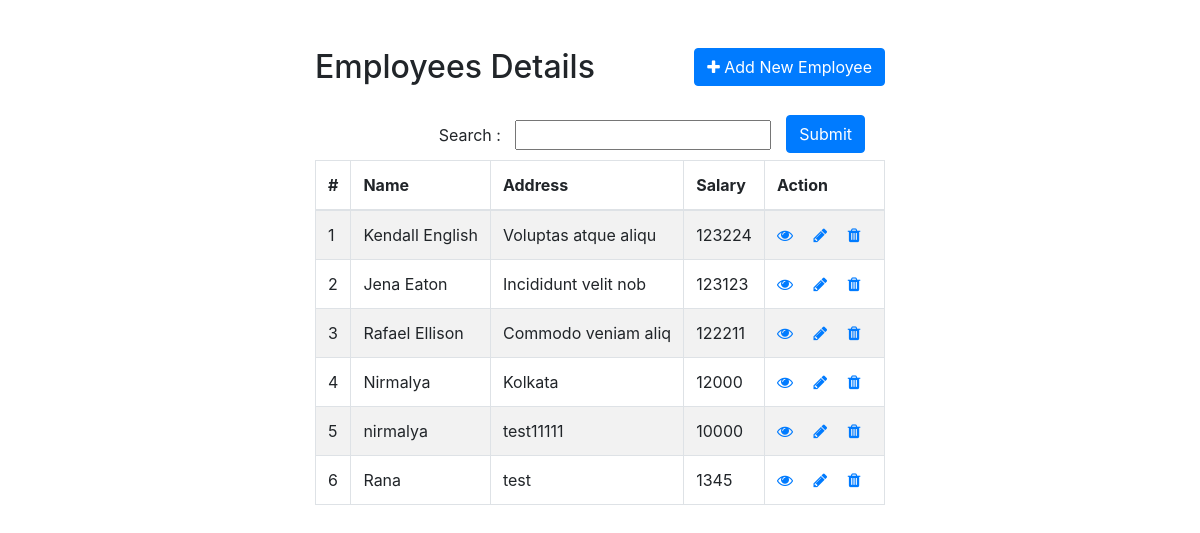
The page / on the database its author committed.
### tables this page shows
CREATE TABLE IF NOT EXISTS `employees` (
  `id` int NOT NULL AUTO_INCREMENT,
  `name` varchar(100) NOT NULL,
  `address` varchar(255) NOT NULL,
  `salary` int NOT NULL,
  `status` tinyint NOT NULL DEFAULT '1' COMMENT '1=>Active, 0=>Inactive, 3=>Deleted',
  PRIMARY KEY (`id`)
);

### index.php (the view, shortened to what this page needs)
<!DOCTYPE html>
<html lang="en">
<head>
    <link rel="stylesheet" href="https://stackpath.bootstrapcdn.com/bootstrap/4.5.2/css/bootstrap.min.css">
    <link rel="stylesheet" href="https://maxcdn.bootstrapcdn.com/font-awesome/4.7.0/css/font-awesome.min.css">
</head>
<body>
    <div class="wrapper">
        <div class="container-fluid">
            <div class="row">
                <div class="col-md-12">
                    <div class="mt-5 mb-3 clearfix">
                        <h2 class="pull-left">Employees Details</h2>
                        <a href="create.php" class="btn btn-primary pull-right btn_color"><i class="fa fa-plus"></i> Add New
                            Employee</a>
                    </div>
                    <div class="col-md-12 mb-3">
                                <form name="searchfrm" id="searchfrm" method="get">
                                    <span class="pull-right">Search : <input type="text" name="searchopt" id="searchopt" style="margin: 10px;" value="<?php  if(!empty($_GET['searchopt'])){ echo $_GET['searchopt'];} ?>"><input type="submit" class="btn btn-primary pull-right btn_color" style="margin: 5px;"></span>
                                </form>
                            </div>
                    <?php
                    require_once "config.php";
                    if(!empty($_GET['searchopt'])){
                        $searchopt = $_GET['searchopt'];
                        $where = " AND (name like '%".$searchopt."%' OR address like '%".$searchopt."%' OR salary like '%".$searchopt."%')";
                    }
                    else{
                        $where = " ";
                    }
                    $sql = "SELECT * FROM employees Where status!=3 ".$where." ORDER by salary desc";
                    if ($result = mysqli_query($conn, $sql)) {
                        if (mysqli_num_rows($result) > 0) {
                    ?>
                            <table class="table table-bordered table-striped">
                                <thead>
                                    <tr>
                                        <th>#</th>
                                        <th>Name</th>
                                        <th>Address</th>
                                        <th>Salary</th>
                                        <th>Action</th>
                                    </tr>
                                </thead>
                                <tbody>
                                    <?php
                                    $i=1;
                                    while ($row = mysqli_fetch_array($result)) { ?>
                                        <tr>
                                            <td><?php echo $i; ?></td>
                                            <td><?php echo $row['name']; ?></td>
                                            <td><?php echo $row['address']; ?></td>
                                            <td><?php echo $row['salary']; ?></td>
                                            <td>
                                                <a href="read.php?id=<?php echo $row['id']; ?>" class="mr-3" title="" data-toggle="tooltip" data-original-title="View Record"><span class="fa fa-eye"></span></a>
                                                <a href="create.php?id=<?php echo $row['id']; ?>" class="mr-3" title="" data-toggle="tooltip" data-original-title="Update Record"><span class="fa fa-pencil"></span></a>
                                                <a href="delete.php?id=<?php echo $row['id']; ?>" title="" data-toggle="tooltip" data-original-title="Delete Record"><span class="fa fa-trash"></span></a>
                                            </td>
                                        </tr>
                            <?php
                                    $i++;}
                                } else {
                                    echo '<div class="alert alert-danger"><em>No records were found.</em></div>';
                                }
                            } else {
                                echo "Oops! Something went wrong. Please try again later.";
                            }
                            ?>
                                </tbody>
                            </table>
                </div>
            </div>
        </div>
    </div>
</body>
</html>

### index.php (style rules this page uses)
.wrapper { width: 600px; margin: 0 auto; }
table tr td:last-child { width: 120px; }

### rows shown on the page
employees: name "Kendall English", address "Voluptas atque aliqu", salary "123224"
employees: name "Jena Eaton", address "Incididunt velit nob", salary "123123"
employees: name "Rafael Ellison", address "Commodo veniam aliq", salary "122211"
employees: name "Nirmalya", address "Kolkata", salary "12000"
employees: name "nirmalya", address "test11111", salary "10000"
employees: name "Rana", address "test", salary "1345"
